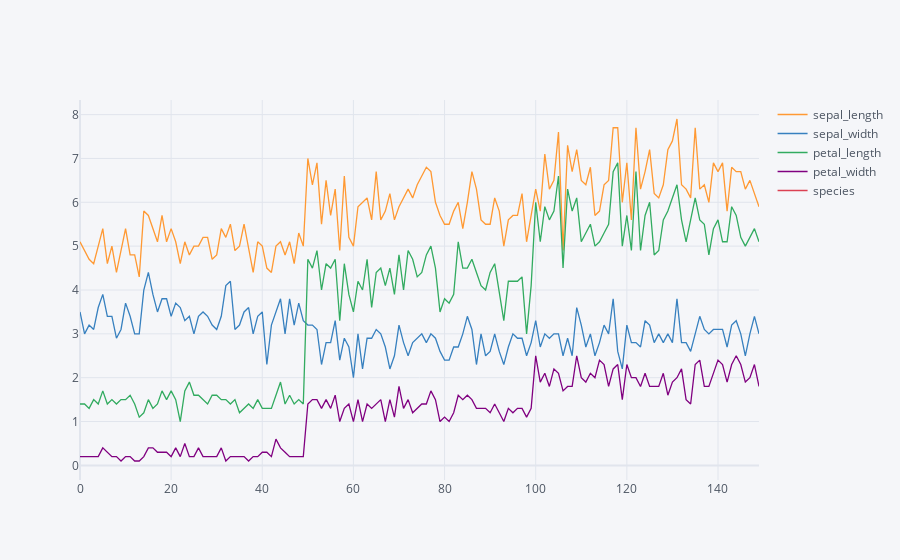

The notebook cell this image was saved under:
### Code cell
# plot Pandas data via plotly
iris_df.iplot()

### Figure 1 — Plotly figure (JSON) as saved in the notebook; plotly's stock layout.template omitted (floating-point values rounded to 4 significant figures; data arrays with more than 128 entries replaced by an {"elided": "..."} marker saying what was removed)
{"data": [{"line": {"color": "rgba(255, 153, 51, 1.0)", "dash": "solid", "shape": "linear", "width": 1.3}, "mode": "lines", "name": "sepal_length", "text": "", "type": "scatter", "x": {"elided": "150 int values"}, "y": {"elided": "150 float values"}}, {"line": {"color": "rgba(55, 128, 191, 1.0)", "dash": "solid", "shape": "linear", "width": 1.3}, "mode": "lines", "name": "sepal_width", "text": "", "type": "scatter", "x": {"elided": "150 int values"}, "y": {"elided": "150 float values"}}, {"line": {"color": "rgba(50, 171, 96, 1.0)", "dash": "solid", "shape": "linear", "width": 1.3}, "mode": "lines", "name": "petal_length", "text": "", "type": "scatter", "x": {"elided": "150 int values"}, "y": {"elided": "150 float values"}}, {"line": {"color": "rgba(128, 0, 128, 1.0)", "dash": "solid", "shape": "linear", "width": 1.3}, "mode": "lines", "name": "petal_width", "text": "", "type": "scatter", "x": {"elided": "150 int values"}, "y": {"elided": "150 float values"}}, {"line": {"color": "rgba(219, 64, 82, 1.0)", "dash": "solid", "shape": "linear", "width": 1.3}, "mode": "lines", "name": "species", "text": "", "type": "scatter", "x": {"elided": "150 int values"}, "y": {"elided": "150 str values"}}], "layout": {"legend": {"bgcolor": "#F5F6F9", "font": {"color": "#4D5663"}}, "paper_bgcolor": "#F5F6F9", "plot_bgcolor": "#F5F6F9", "title": {"font": {"color": "#4D5663"}}, "xaxis": {"gridcolor": "#E1E5ED", "showgrid": true, "tickfont": {"color": "#4D5663"}, "title": {"font": {"color": "#4D5663"}, "text": ""}, "zerolinecolor": "#E1E5ED"}, "yaxis": {"gridcolor": "#E1E5ED", "showgrid": true, "tickfont": {"color": "#4D5663"}, "title": {"font": {"color": "#4D5663"}, "text": ""}, "zerolinecolor": "#E1E5ED"}}}
